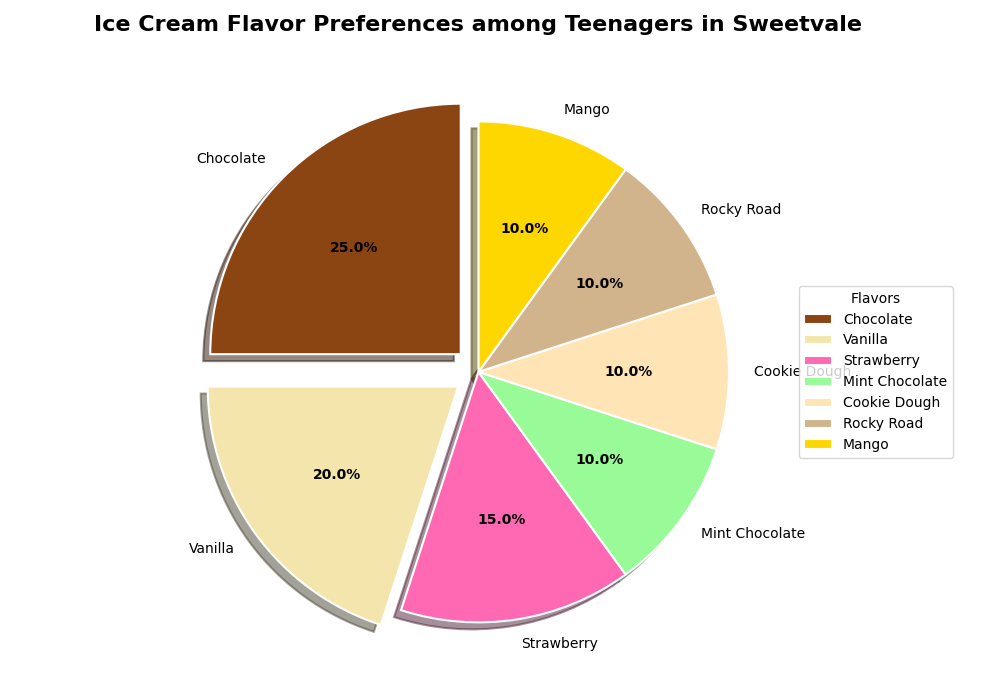

Recreate this plot in Python.
import matplotlib.pyplot as plt
import numpy as np

# Backstory: This chart depicts the popular flavors of ice cream among teenagers in a fictional town called 'Sweetvale'.
# The data reflects the preferences in terms of flavor popularity.

# Data for the pie chart
flavors = ['Chocolate', 'Vanilla', 'Strawberry', 'Mint Chocolate', 'Cookie Dough', 'Rocky Road', 'Mango']
popularity = [25, 20, 15, 10, 10, 10, 10]  # Proportions sum to 100%

# Colors for each flavor
colors = ['#8B4513', '#F3E5AB', '#FF69B4', '#98FB98', '#FFE4B5', '#D2B48C', '#FFD700']

# Explode the 'Chocolate' and 'Vanilla' slices for emphasis
explode = (0.1, 0.1, 0, 0, 0, 0, 0)

# Create the figure and axis
fig, ax = plt.subplots(figsize=(10, 7))

# Plot pie chart
wedges, texts, autotexts = ax.pie(
    popularity, 
    labels=flavors, 
    autopct='%1.1f%%', 
    startangle=90, 
    colors=colors, 
    explode=explode,
    shadow=True,
    textprops=dict(color="black"),
    wedgeprops=dict(edgecolor='w', linewidth=1.5)
)

# Customizing text inside the wedges
plt.setp(autotexts, size=10, weight="bold")

# Title and legend setup
ax.set_title(
    "Ice Cream Flavor Preferences among Teenagers in Sweetvale", 
    fontsize=16, fontweight='bold', pad=20
)
ax.legend(
    wedges, flavors, title="Flavors", loc="center left", 
    bbox_to_anchor=(1, 0, 0.5, 1)
)

# Improve layout
plt.tight_layout()

# Display the plot
plt.show()
